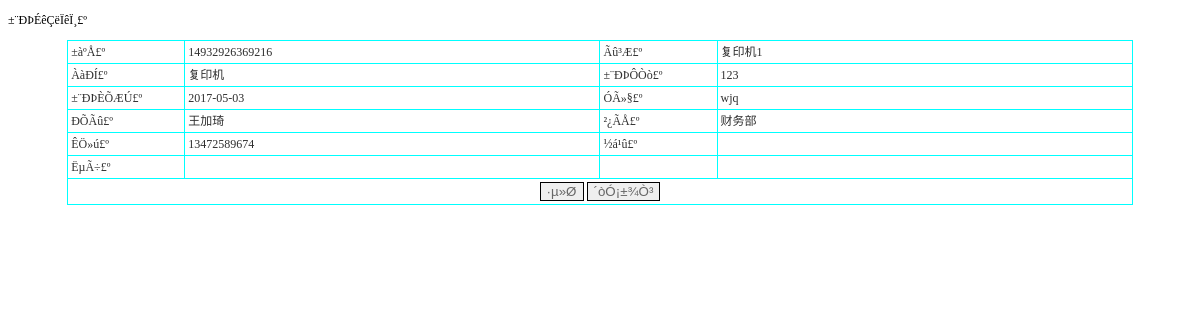
The app's page /PHP/baoxiushenqing_detail.php?id=8 with its own data.
### tables this page shows
CREATE TABLE `baoxiushenqing` (
  `id` int(11) NOT NULL AUTO_INCREMENT,
  `bianhao` varchar(50) DEFAULT NULL,
  `mingcheng` varchar(50) DEFAULT NULL,
  `leixing` varchar(50) DEFAULT NULL,
  `baoxiuyuanyin` varchar(300) DEFAULT NULL,
  `baoxiuriqi` varchar(50) DEFAULT NULL,
  `yonghu` varchar(50) DEFAULT NULL,
  `xingming` varchar(50) DEFAULT NULL,
  `bumen` varchar(50) DEFAULT NULL,
  `shouji` varchar(50) DEFAULT NULL,
  `jieguo` varchar(50) DEFAULT NULL,
  `shuoming` varchar(500) DEFAULT NULL,
  `issh` varchar(10) DEFAULT '否',
  `addtime` timestamp NOT NULL DEFAULT CURRENT_TIMESTAMP,
  PRIMARY KEY (`id`)
);

### PHP/baoxiushenqing_detail.php (the view, shortened to what this page needs)
<?php
$id=$_GET["id"];
?>
<!DOCTYPE html PUBLIC "-//W3C//DTD XHTML 1.0 Transitional//EN" "http://www.w3.org/TR/xhtml1/DTD/xhtml1-transitional.dtd">
<html xmlns="http://www.w3.org/1999/xhtml">
<head>
<title>±¨ÐÞÉêÇëÏêÏ¸</title><link rel="stylesheet" href="css.css" type="text/css">
</head>
<body>
<p>±¨ÐÞÉêÇëÏêÏ¸£º</p>
					<?php
$sql="select * from baoxiushenqing where id=".$id;
$query=mysql_query($sql);
$rowscount=mysql_num_rows($query);
if($rowscount>0)
{
?>
<table width="90%" border="1" align="center" cellpadding="3" cellspacing="1" bordercolor="#00FFFF" style="border-collapse:collapse">
      <tr>
	  <td width='11%'>±àºÅ£º</td><td width='39%'><?php echo mysql_result($query,0,bianhao);?></td>
      <td width='11%'>Ãû³Æ£º</td><td width='39%'><?php echo mysql_result($query,0,mingcheng);?></td></tr><tr>
      <td width='11%'>ÀàÐÍ£º</td><td width='39%'><?php echo mysql_result($query,0,leixing);?></td>
      <td width='11%'>±¨ÐÞÔ­Òò£º</td><td width='39%'><?php echo mysql_result($query,0,baoxiuyuanyin);?></td></tr><tr>
      <td width='11%'>±¨ÐÞÈÕÆÚ£º</td><td width='39%'><?php echo mysql_result($query,0,baoxiuriqi);?></td>
      <td width='11%'>ÓÃ»§£º</td><td width='39%'><?php echo mysql_result($query,0,yonghu);?></td></tr><tr>
      <td width='11%'>ÐÕÃû£º</td><td width='39%'><?php echo mysql_result($query,0,xingming);?></td>
      <td width='11%'>²¿ÃÅ£º</td><td width='39%'><?php echo mysql_result($query,0,bumen);?></td></tr><tr>
      <td width='11%'>ÊÖ»ú£º</td><td width='39%'><?php echo mysql_result($query,0,shouji);?></td>
      <td width='11%'>½á¹û£º</td><td width='39%'><?php echo mysql_result($query,0,jieguo);?></td></tr><tr>
      <td width='11%'>ËµÃ÷£º</td><td width='39%'><?php echo mysql_result($query,0,shuoming);?></td>
      <td>&nbsp;</td><td>&nbsp;</td></tr><tr>
      <td colspan=4 align=center><input type=button name=Submit5 value=·µ»Ø onClick="javascript:history.back()" style='border:solid 1px #000000; color:#666666'  /> <input type="button" name="Submit2" onclick="javascript:window.print();" value='´òÓ¡±¾Ò³' style='border:solid 1px #000000; color:#666666' /></td></tr>
  </table>
<?php
	}
?>
<p>&nbsp;</p>
</body>
</html>

### PHP/css.css (style rules this page uses)
td { font-family:"宋体"; font-size: 12px; color: #2f2f2f; line-height: 16px; }

### records on screen
baoxiushenqing: bianhao "14932926369216", mingcheng "复印机1", leixing "复印机", baoxiuyuanyin "123", baoxiuriqi "2017-05-03", yonghu "wjq", xingming "王加琦", bumen "财务部", shouji "13472589674"
